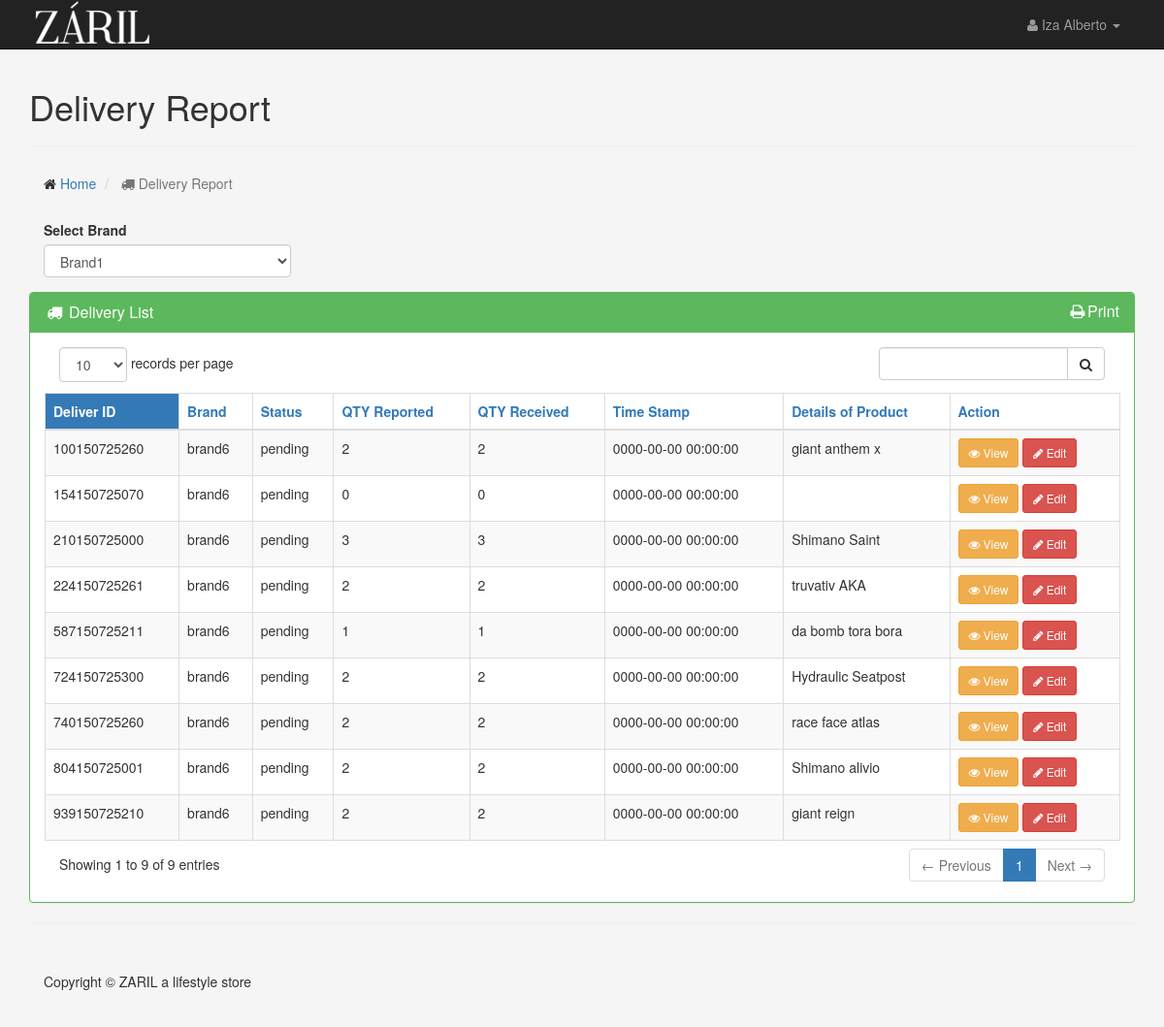
The app's page /delivery.php, older data.
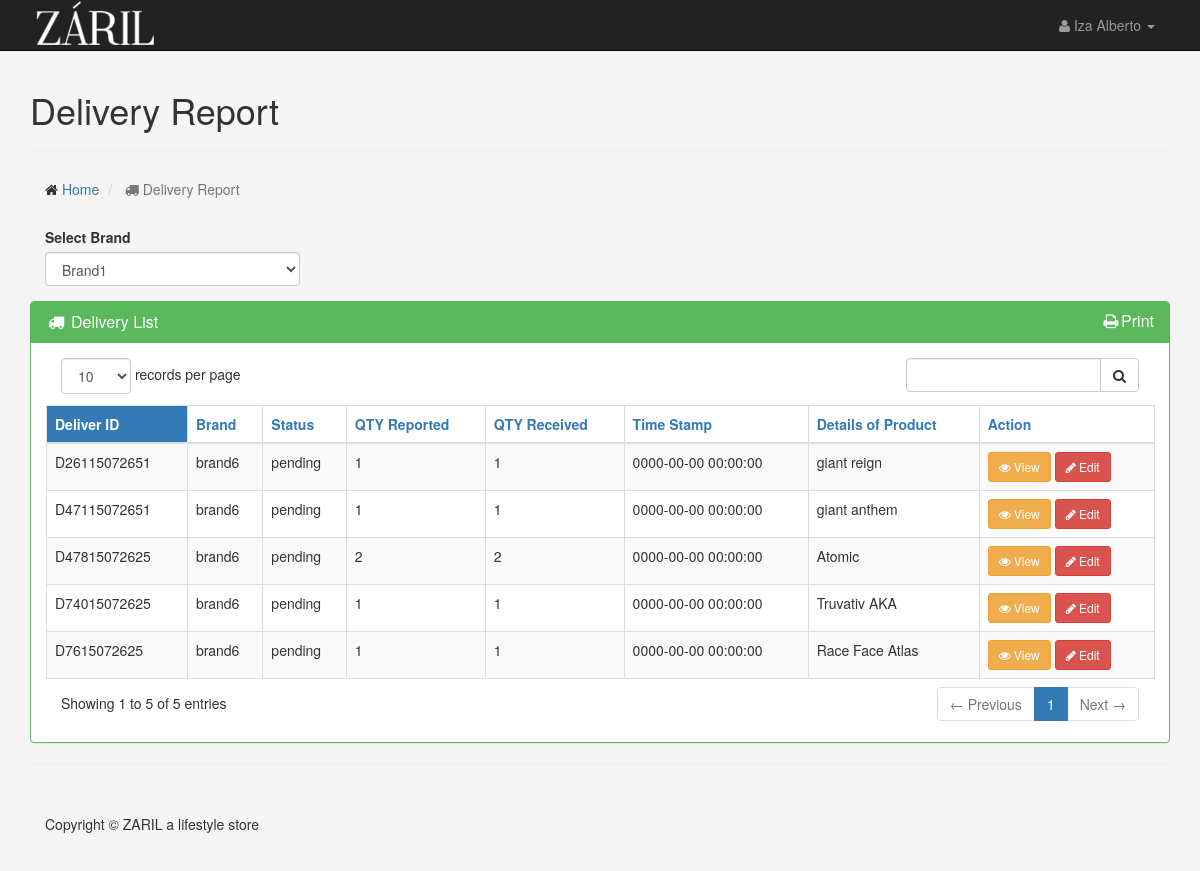
The same page, newer data.
### tables this page shows
CREATE TABLE IF NOT EXISTS `tbl_deliveries` (
  `id` bigint(20) NOT NULL AUTO_INCREMENT,
  `delivery_id` varchar(100) NOT NULL,
  `delivery_report_id` varchar(60) NOT NULL,
  `brand_name` varchar(100) NOT NULL,
  `delivery_status` varchar(100) NOT NULL,
  `date_created` datetime NOT NULL DEFAULT '0000-00-00 00:00:00',
  `date_accepted` datetime DEFAULT '0000-00-00 00:00:00',
  `details` text NOT NULL,
  `item_code` varchar(60) NOT NULL,
  `unit_price` decimal(10,2) NOT NULL,
  `quantity` int(11) NOT NULL,
  `quantity_received` bigint(20) NOT NULL,
  `sales_tax_amount` decimal(10,2) NOT NULL,
  `total_price` decimal(10,2) NOT NULL,
  PRIMARY KEY (`delivery_id`),
  KEY `id` (`id`)
);

### protected/models/delivery-admin.php (the view, shortened to what this page needs)
<?php
class DeliveryModel {
	public function getDeliveriesAdmin($brandName, $table, $connect){
		$data = '';
		$sql = "SELECT * FROM ".$table." WHERE brand_name = '". $brandName ."' ORDER BY delivery_id DESC";
		$result = mysqli_query($connect, $sql);
		while ($row = mysqli_fetch_array($result)) {
			$delivery_id = $row['delivery_id'];
			$status = $row['delivery_status'];
			$brand_name = $row['brand_name'];
			$details = $row['details'];
			$quantity = $row['quantity'];
			$date_accepted = $row['date_accepted'];
			$data .= "<tr>";
			$data .= "<td>" . $delivery_id . "</td>";
			$data .= "<td>" . $brand_name . "</td>";
			$data .= "<td>" . $status . "</td>";
  			$data .= "<td>" . $quantity . "</td>";
			$data .= "<td>" .  $quantity . "</td>";
			$data .= "<td>" .  $date_accepted . "</td>";
			$data .= "<td>" . $details . "</td>";
			$data .= "<td>
							<a href='pdf/sample.pdf' target='blank' class='btn btn-sm btn-warning' type='button'><i class='fa fa-eye'></i>View</a>
							<a href='#' class='editBtn btn btn-sm btn-danger' type='button'><i class='fa fa-pencil'></i>Edit</a>
					 </td>";
			$data .= "</tr>";
    	}
		return $data;
	}
}?>

### delivery.php (shortened to what this page needs)
<?php
include 'protected/models/delivery-admin.php';
$db = new db_config();
$deliveryModel = new DeliveryModel();
$connect = $db->connect();
?>
<!DOCTYPE html>
<html lang="en">
<head>
    <link href="css/bootstrap.min.css" rel="stylesheet">
    <link href="css/main.css" rel="stylesheet">
    <link href="font-awesome/css/font-awesome.min.css" rel="stylesheet" type="text/css">
	<link href="css/dataTables.bootstrap.css" rel="stylesheet" type="text/css" />
</head>
<body>
	<?php include("header.php"); ?>
    <div class="container">
		<h1>Delivery Report</h1>
        <hr>
		<ol class="breadcrumb">
			<li>
				<i class="fa fa-home"></i>
				<a href="index.php">Home</a>
			</li>
			<li class="active">
				<i class="fa fa-truck"></i>
				Delivery Report
			</li>
		</ol>
        <div class="form-group">
			<div class="row">
				<div class="col-md-3 col-offset-3">
					<label>Select Brand</label>
					<select class="form-control">
						<option>Brand1</option>
					</select>
				</div>
			</div>
		</div>
        <div class="panel panel-green">
				<div class="panel-heading">
					<h3 class="panel-title" style="width:500px">
						<i class="fa fa-truck fa-fw"></i>
						Delivery List
					</h3>
					<h3 class="panel-title pull-right">
						<a href="#">
							<i class="fa fa-print fa-fw"></i>Print
						</a>
					</h3>
				</div>
			<div class="panel-body">
				<div class="box-body table-responsive">
							<?php echo '<table class="table table-bordered table-striped" id="example1">';
					echo '<thead>';
					echo '<tr>';
					echo '<th>Deliver ID</th>';
					echo '<th>Brand</th>';
					echo '<th>Status</th>';
					echo '<th>QTY Reported</th>';
					echo '<th>QTY Received</th>';
					echo '<th>Time Stamp</th>';
					echo '<th>Details of Product</th>';
					echo '<th>Action</th>';
					echo '</tr>';
					echo '</thead>';
					echo '<tbody>';
					echo $deliveryModel->getDeliveriesAdmin('brand6','tbl_deliveries', $connect);
					echo '</tbody>';
					echo '</table>';
					?>
				</div>
			</div>
		</div>
        <hr>
		<?php include("footer.php"); ?>
    </div>
</body>
</html>

### header.php (shortened to what this page needs)
<nav class="navbar navbar-inverse navbar-fixed-top" role="navigation">
    <div class="container">
        <div class="navbar-header">
            <a class="navbar-brand" href="#"><img src="../images/logo-small.png" alt="logo"/></a>
        </div>
        <ul class="nav navbar-right top-nav">
            <li class="dropdown">
                <a href="#" class="dropdown-toggle" data-toggle="dropdown"><i class="fa fa-user"></i> Iza Alberto <b class="caret"></b></a>
            </li>
        </ul>
    </div>
</nav>

### footer.php
<footer>
  <div class="row">
    <div class="col-lg-12">
      <p>Copyright &copy; ZARIL a lifestyle store</p>
    </div>
  </div>
</footer>

### css/main.css (style rules this page uses)
body { background: #f5f5f5 none repeat scroll 0 0; padding-top: 70px; }
footer { margin: 50px 0; }
.top-nav { padding: 0 15px; }
.top-nav > li { display: inline-block; float: left; }
.top-nav > li > a { color: #999; line-height: 20px; padding-bottom: 15px; padding-top: 15px; }
.panel-green > .panel-heading { background-color: #5cb85c; border-color: #5cb85c; color: #fff; }
.panel-green { border-color: #5cb85c; }
.row { margin-left:0; margin-right:0; }
.panel-title { display: inline; }
.box-body tbody .fa { padding-right:3px; }

Row changes from the older to the newer data that the page shows:
removed tbl_deliveries: delivery_id "939150725210", brand_name "brand6", delivery_status "pending", quantity "2", date_accepted "0000-00-00 00:00:00", details "giant reign"
removed tbl_deliveries: delivery_id "804150725001", brand_name "brand6", delivery_status "pending", quantity "2", date_accepted "0000-00-00 00:00:00", details "Shimano alivio"
removed tbl_deliveries: delivery_id "740150725260", brand_name "brand6", delivery_status "pending", quantity "2", date_accepted "0000-00-00 00:00:00", details "race face atlas"
removed tbl_deliveries: delivery_id "724150725300", brand_name "brand6", delivery_status "pending", quantity "2", date_accepted "0000-00-00 00:00:00", details "Hydraulic Seatpost"
removed tbl_deliveries: delivery_id "587150725211", brand_name "brand6", delivery_status "pending", quantity "1", date_accepted "0000-00-00 00:00:00", details "da bomb tora bora"
removed tbl_deliveries: delivery_id "224150725261", brand_name "brand6", delivery_status "pending", quantity "2", date_accepted "0000-00-00 00:00:00", details "truvativ AKA"
removed tbl_deliveries: delivery_id "210150725000", brand_name "brand6", delivery_status "pending", quantity "3", date_accepted "0000-00-00 00:00:00", details "Shimano Saint"
removed tbl_deliveries: delivery_id "154150725070", brand_name "brand6", delivery_status "pending", quantity "0", date_accepted "0000-00-00 00:00:00"
removed tbl_deliveries: delivery_id "100150725260", brand_name "brand6", delivery_status "pending", quantity "2", date_accepted "0000-00-00 00:00:00", details "giant anthem x"
added tbl_deliveries: delivery_id "D7615072625", brand_name "brand6", delivery_status "pending", quantity "1", date_accepted "0000-00-00 00:00:00", details "Race Face Atlas"
added tbl_deliveries: delivery_id "D74015072625", brand_name "brand6", delivery_status "pending", quantity "1", date_accepted "0000-00-00 00:00:00", details "Truvativ AKA"
added tbl_deliveries: delivery_id "D47815072625", brand_name "brand6", delivery_status "pending", quantity "2", date_accepted "0000-00-00 00:00:00", details "Atomic"
added tbl_deliveries: delivery_id "D47115072651", brand_name "brand6", delivery_status "pending", quantity "1", date_accepted "0000-00-00 00:00:00", details "giant anthem"
added tbl_deliveries: delivery_id "D26115072651", brand_name "brand6", delivery_status "pending", quantity "1", date_accepted "0000-00-00 00:00:00", details "giant reign"
Text that changed along with them:
text written by a page script: "records per page Showing 1 to 9 of 9 entries ← Previous 1 Next →" → "records per page Showing 1 to 5 of 5 entries ← Previous 1 Next →"
